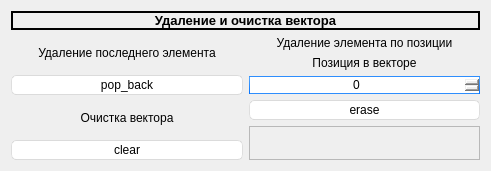
   <widget class="QWidget" name="">
    <property name="geometry">
     <rect>
      <x>11</x>
      <y>671</y>
      <width>491</width>
      <height>171</height>
     </rect>
    </property>
    <layout class="QVBoxLayout" name="verticalLayout_57">
     <item>
      <widget class="QLabel" name="label_29">
       <property name="sizePolicy">
        <sizepolicy hsizetype="Minimum" vsizetype="Fixed">
         <horstretch>0</horstretch>
         <verstretch>0</verstretch>
        </sizepolicy>
       </property>
       <property name="font">
        <font>
         <pointsize>10</pointsize>
         <weight>75</weight>
         <bold>true</bold>
        </font>
       </property>
       <property name="styleSheet">
        <string notr="true">QLabel {
	color: #000000;
}</string>
       </property>
       <property name="frameShape">
        <enum>QFrame::Box</enum>
       </property>
       <property name="lineWidth">
        <number>2</number>
       </property>
       <property name="text">
        <string>Удаление и очистка вектора</string>
       </property>
       <property name="alignment">
        <set>Qt::AlignCenter</set>
       </property>
      </widget>
     </item>
     <item>
      <layout class="QHBoxLayout" name="horizontalLayout_9">
       <item>
        <layout class="QVBoxLayout" name="verticalLayout_58">
         <item>
          <layout class="QVBoxLayout" name="verticalLayout_39">
           <item>
            <widget class="QLabel" name="label_12">
             <property name="font">
              <font>
               <pointsize>9</pointsize>
              </font>
             </property>
             <property name="styleSheet">
              <string notr="true">QLabel {
	color: #000000;
}</string>
             </property>
             <property name="text">
              <string>Удаление последнего элемента</string>
             </property>
             <property name="alignment">
              <set>Qt::AlignCenter</set>
             </property>
            </widget>
           </item>
           <item>
            <widget class="QPushButton" name="pushButton">
             <property name="styleSheet">
              <string notr="true">QPushButton{
	border-style: solid;
	border-top-color: qlineargradient(spread:pad, x1:0.5, y1:1, x2:0.5, y2:0, stop:0 rgb(215, 215, 215), stop:1 rgb(222, 222, 222));
	border-right-color: qlineargradient(spread:pad, x1:0, y1:0.5, x2:1, y2:0.5, stop:0 rgb(217, 217, 217), stop:1 rgb(227, 227, 227));
	border-left-color: qlineargradient(spread:pad, x1:0, y1:0.5, x2:1, y2:0.5, stop:0 rgb(227, 227, 227), stop:1 rgb(217, 217, 217));
	border-bottom-color: qlineargradient(spread:pad, x1:0.5, y1:1, x2:0.5, y2:0, stop:0 rgb(215, 215, 215), stop:1 rgb(222, 222, 222));
	border-width: 1px;
	border-radius: 5px;
	color: rgb(0,0,0);
	padding: 2px;
	background-color: rgb(255,255,255);
}
QPushButton::default{
	border-style: solid;
	border-top-color: qlineargradient(spread:pad, x1:0.5, y1:1, x2:0.5, y2:0, stop:0 rgb(215, 215, 215), stop:1 rgb(222, 222, 222));
	border-right-color: qlineargradient(spread:pad, x1:0, y1:0.5, x2:1, y2:0.5, stop:0 rgb(217, 217, 217), stop:1 rgb(227, 227, 227));
	border-left-color: qlineargradient(spread:pad, x1:0, y1:0.5, x2:1, y2:0.5, stop:0 rgb(227, 227, 227), stop:1 rgb(217, 217, 217));
	border-bottom-color: qlineargradient(spread:pad, x1:0.5, y1:1, x2:0.5, y2:0, stop:0 rgb(215, 215, 215), stop:1 rgb(222, 222, 222));
	border-width: 1px;
	border-radius: 5px;
	color: rgb(0,0,0);
	padding: 2px;
	background-color: rgb(255,255,255);
}
QPushButton:hover{
	border-style: solid;
	border-top-color: qlineargradient(spread:pad, x1:0.5, y1:1, x2:0.5, y2:0, stop:0 rgb(195, 195, 195), stop:1 rgb(222, 222, 222));
	border-right-color: qlineargradient(spread:pad, x1:0, y1:0.5, x2:1, y2:0.5, stop:0 rgb(197, 197, 197), stop:1 rgb(227, 227, 227));
	border-left-color: qlineargradient(spread:pad, x1:0, y1:0.5, x2:1, y2:0.5, stop:0 rgb(227, 227, 227), stop:1 rgb(197, 197, 197));
	border-bottom-color: qlineargradient(spread:pad, x1:0.5, y1:1, x2:0.5, y2:0, stop:0 rgb(195, 195, 195), stop:1 rgb(222, 222, 222));
	border-width: 1px;
	border-radius: 5px;
	color: rgb(0,0,0);
	padding: 2px;
	background-color: rgb(255,255,255);
}
QPushButton:pressed{
	border-style: solid;
	border-top-color: qlineargradient(spread:pad, x1:0.5, y1:1, x2:0.5, y2:0, stop:0 rgb(215, 215, 215), stop:1 rgb(222, 222, 222));
	border-right-color: qlineargradient(spread:pad, x1:0, y1:0.5, x2:1, y2:0.5, stop:0 rgb(217, 217, 217), stop:1 rgb(227, 227, 227));
	border-left-color: qlineargradient(spread:pad, x1:0, y1:0.5, x2:1, y2:0.5, stop:0 rgb(227, 227, 227), stop:1 rgb(217, 217, 217));
	border-bottom-color: qlineargradient(spread:pad, x1:0.5, y1:1, x2:0.5, y2:0, stop:0 rgb(215, 215, 215), stop:1 rgb(222, 222, 222));
	border-width: 1px;
	border-radius: 5px;
	color: rgb(0,0,0);
	padding: 2px;
	background-color: rgb(142,142,142);
}
QPushButton:disabled{
	border-style: solid;
	border-top-color: qlineargradient(spread:pad, x1:0.5, y1:1, x2:0.5, y2:0, stop:0 rgb(215, 215, 215), stop:1 rgb(222, 222, 222));
	border-right-color: qlineargradient(spread:pad, x1:0, y1:0.5, x2:1, y2:0.5, stop:0 rgb(217, 217, 217), stop:1 rgb(227, 227, 227));
	border-left-color: qlineargradient(spread:pad, x1:0, y1:0.5, x2:1, y2:0.5, stop:0 rgb(227, 227, 227), stop:1 rgb(217, 217, 217));
	border-bottom-color: qlineargradient(spread:pad, x1:0.5, y1:1, x2:0.5, y2:0, stop:0 rgb(215, 215, 215), stop:1 rgb(222, 222, 222));
	border-width: 1px;
	border-radius: 5px;
	color: #808086;
	padding: 2px;
	background-color: rgb(142,142,142);
}</string>
             </property>
             <property name="text">
              <string>pop_back</string>
             </property>
            </widget>
           </item>
          </layout>
         </item>
         <item>
          <layout class="QVBoxLayout" name="verticalLayout_55">
           <item>
            <widget class="QLabel" name="label_30">
             <property name="font">
              <font>
               <pointsize>9</pointsize>
              </font>
             </property>
             <property name="styleSheet">
              <string notr="true">QLabel {
	color: #000000;
}</string>
             </property>
             <property name="text">
              <string>Очистка вектора</string>
             </property>
             <property name="alignment">
              <set>Qt::AlignCenter</set>
             </property>
            </widget>
           </item>
           <item>
            <widget class="QPushButton" name="clear">
             <property name="styleSheet">
              <string notr="true">QPushButton{
	border-style: solid;
	border-top-color: qlineargradient(spread:pad, x1:0.5, y1:1, x2:0.5, y2:0, stop:0 rgb(215, 215, 215), stop:1 rgb(222, 222, 222));
	border-right-color: qlineargradient(spread:pad, x1:0, y1:0.5, x2:1, y2:0.5, stop:0 rgb(217, 217, 217), stop:1 rgb(227, 227, 227));
	border-left-color: qlineargradient(spread:pad, x1:0, y1:0.5, x2:1, y2:0.5, stop:0 rgb(227, 227, 227), stop:1 rgb(217, 217, 217));
	border-bottom-color: qlineargradient(spread:pad, x1:0.5, y1:1, x2:0.5, y2:0, stop:0 rgb(215, 215, 215), stop:1 rgb(222, 222, 222));
	border-width: 1px;
	border-radius: 5px;
	color: rgb(0,0,0);
	padding: 2px;
	background-color: rgb(255,255,255);
}
QPushButton::default{
	border-style: solid;
	border-top-color: qlineargradient(spread:pad, x1:0.5, y1:1, x2:0.5, y2:0, stop:0 rgb(215, 215, 215), stop:1 rgb(222, 222, 222));
	border-right-color: qlineargradient(spread:pad, x1:0, y1:0.5, x2:1, y2:0.5, stop:0 rgb(217, 217, 217), stop:1 rgb(227, 227, 227));
	border-left-color: qlineargradient(spread:pad, x1:0, y1:0.5, x2:1, y2:0.5, stop:0 rgb(227, 227, 227), stop:1 rgb(217, 217, 217));
	border-bottom-color: qlineargradient(spread:pad, x1:0.5, y1:1, x2:0.5, y2:0, stop:0 rgb(215, 215, 215), stop:1 rgb(222, 222, 222));
	border-width: 1px;
	border-radius: 5px;
	color: rgb(0,0,0);
	padding: 2px;
	background-color: rgb(255,255,255);
}
QPushButton:hover{
	border-style: solid;
	border-top-color: qlineargradient(spread:pad, x1:0.5, y1:1, x2:0.5, y2:0, stop:0 rgb(195, 195, 195), stop:1 rgb(222, 222, 222));
	border-right-color: qlineargradient(spread:pad, x1:0, y1:0.5, x2:1, y2:0.5, stop:0 rgb(197, 197, 197), stop:1 rgb(227, 227, 227));
	border-left-color: qlineargradient(spread:pad, x1:0, y1:0.5, x2:1, y2:0.5, stop:0 rgb(227, 227, 227), stop:1 rgb(197, 197, 197));
	border-bottom-color: qlineargradient(spread:pad, x1:0.5, y1:1, x2:0.5, y2:0, stop:0 rgb(195, 195, 195), stop:1 rgb(222, 222, 222));
	border-width: 1px;
	border-radius: 5px;
	color: rgb(0,0,0);
	padding: 2px;
	background-color: rgb(255,255,255);
}
QPushButton:pressed{
	border-style: solid;
	border-top-color: qlineargradient(spread:pad, x1:0.5, y1:1, x2:0.5, y2:0, stop:0 rgb(215, 215, 215), stop:1 rgb(222, 222, 222));
	border-right-color: qlineargradient(spread:pad, x1:0, y1:0.5, x2:1, y2:0.5, stop:0 rgb(217, 217, 217), stop:1 rgb(227, 227, 227));
	border-left-color: qlineargradient(spread:pad, x1:0, y1:0.5, x2:1, y2:0.5, stop:0 rgb(227, 227, 227), stop:1 rgb(217, 217, 217));
	border-bottom-color: qlineargradient(spread:pad, x1:0.5, y1:1, x2:0.5, y2:0, stop:0 rgb(215, 215, 215), stop:1 rgb(222, 222, 222));
	border-width: 1px;
	border-radius: 5px;
	color: rgb(0,0,0);
	padding: 2px;
	background-color: rgb(142,142,142);
}
QPushButton:disabled{
	border-style: solid;
	border-top-color: qlineargradient(spread:pad, x1:0.5, y1:1, x2:0.5, y2:0, stop:0 rgb(215, 215, 215), stop:1 rgb(222, 222, 222));
	border-right-color: qlineargradient(spread:pad, x1:0, y1:0.5, x2:1, y2:0.5, stop:0 rgb(217, 217, 217), stop:1 rgb(227, 227, 227));
	border-left-color: qlineargradient(spread:pad, x1:0, y1:0.5, x2:1, y2:0.5, stop:0 rgb(227, 227, 227), stop:1 rgb(217, 217, 217));
	border-bottom-color: qlineargradient(spread:pad, x1:0.5, y1:1, x2:0.5, y2:0, stop:0 rgb(215, 215, 215), stop:1 rgb(222, 222, 222));
	border-width: 1px;
	border-radius: 5px;
	color: #808086;
	padding: 2px;
	background-color: rgb(142,142,142);
}</string>
             </property>
             <property name="text">
              <string>clear</string>
             </property>
            </widget>
           </item>
          </layout>
         </item>
        </layout>
       </item>
       <item>
        <layout class="QVBoxLayout" name="verticalLayout_38">
         <item>
          <layout class="QVBoxLayout" name="verticalLayout_13">
           <item>
            <widget class="QLabel" name="label_38">
             <property name="font">
              <font>
               <pointsize>9</pointsize>
              </font>
             </property>
             <property name="styleSheet">
              <string notr="true">QLabel {
	color: #000000;
}</string>
             </property>
             <property name="text">
              <string>Удаление элемента по позиции</string>
             </property>
             <property name="alignment">
              <set>Qt::AlignCenter</set>
             </property>
            </widget>
           </item>
           <item>
            <widget class="QLabel" name="label_2">
             <property name="styleSheet">
              <string notr="true">QLabel {
	color: #000000;
}</string>
             </property>
             <property name="text">
              <string>Позиция в векторе</string>
             </property>
             <property name="alignment">
              <set>Qt::AlignCenter</set>
             </property>
            </widget>
           </item>
           <item>
            <layout class="QVBoxLayout" name="verticalLayout_9">
             <item>
              <widget class="QSpinBox" name="eraseSpin">
               <property name="styleSheet">
                <string notr="true">QSpinBox {
	border-style: solid;
	border-width: 1px;
	border-color: qlineargradient(spread:pad, x1:0.5, y1:1, x2:0.5, y2:0, stop:0 rgba(0, 113, 255, 255), stop:1 rgba(91, 171, 252, 255));
}</string>
               </property>
               <property name="alignment">
                <set>Qt::AlignCenter</set>
               </property>
              </widget>
             </item>
             <item>
              <widget class="QPushButton" name="erase">
               <property name="styleSheet">
                <string notr="true">QPushButton{
	border-style: solid;
	border-top-color: qlineargradient(spread:pad, x1:0.5, y1:1, x2:0.5, y2:0, stop:0 rgb(215, 215, 215), stop:1 rgb(222, 222, 222));
	border-right-color: qlineargradient(spread:pad, x1:0, y1:0.5, x2:1, y2:0.5, stop:0 rgb(217, 217, 217), stop:1 rgb(227, 227, 227));
	border-left-color: qlineargradient(spread:pad, x1:0, y1:0.5, x2:1, y2:0.5, stop:0 rgb(227, 227, 227), stop:1 rgb(217, 217, 217));
	border-bottom-color: qlineargradient(spread:pad, x1:0.5, y1:1, x2:0.5, y2:0, stop:0 rgb(215, 215, 215), stop:1 rgb(222, 222, 222));
	border-width: 1px;
	border-radius: 5px;
	color: rgb(0,0,0);
	padding: 2px;
	background-color: rgb(255,255,255);
}
QPushButton::default{
	border-style: solid;
	border-top-color: qlineargradient(spread:pad, x1:0.5, y1:1, x2:0.5, y2:0, stop:0 rgb(215, 215, 215), stop:1 rgb(222, 222, 222));
	border-right-color: qlineargradient(spread:pad, x1:0, y1:0.5, x2:1, y2:0.5, stop:0 rgb(217, 217, 217), stop:1 rgb(227, 227, 227));
	border-left-color: qlineargradient(spread:pad, x1:0, y1:0.5, x2:1, y2:0.5, stop:0 rgb(227, 227, 227), stop:1 rgb(217, 217, 217));
	border-bottom-color: qlineargradient(spread:pad, x1:0.5, y1:1, x2:0.5, y2:0, stop:0 rgb(215, 215, 215), stop:1 rgb(222, 222, 222));
	border-width: 1px;
	border-radius: 5px;
	color: rgb(0,0,0);
	padding: 2px;
	background-color: rgb(255,255,255);
}
QPushButton:hover{
	border-style: solid;
	border-top-color: qlineargradient(spread:pad, x1:0.5, y1:1, x2:0.5, y2:0, stop:0 rgb(195, 195, 195), stop:1 rgb(222, 222, 222));
	border-right-color: qlineargradient(spread:pad, x1:0, y1:0.5, x2:1, y2:0.5, stop:0 rgb(197, 197, 197), stop:1 rgb(227, 227, 227));
	border-left-color: qlineargradient(spread:pad, x1:0, y1:0.5, x2:1, y2:0.5, stop:0 rgb(227, 227, 227), stop:1 rgb(197, 197, 197));
	border-bottom-color: qlineargradient(spread:pad, x1:0.5, y1:1, x2:0.5, y2:0, stop:0 rgb(195, 195, 195), stop:1 rgb(222, 222, 222));
	border-width: 1px;
	border-radius: 5px;
	color: rgb(0,0,0);
	padding: 2px;
	background-color: rgb(255,255,255);
}
QPushButton:pressed{
	border-style: solid;
	border-top-color: qlineargradient(spread:pad, x1:0.5, y1:1, x2:0.5, y2:0, stop:0 rgb(215, 215, 215), stop:1 rgb(222, 222, 222));
	border-right-color: qlineargradient(spread:pad, x1:0, y1:0.5, x2:1, y2:0.5, stop:0 rgb(217, 217, 217), stop:1 rgb(227, 227, 227));
	border-left-color: qlineargradient(spread:pad, x1:0, y1:0.5, x2:1, y2:0.5, stop:0 rgb(227, 227, 227), stop:1 rgb(217, 217, 217));
	border-bottom-color: qlineargradient(spread:pad, x1:0.5, y1:1, x2:0.5, y2:0, stop:0 rgb(215, 215, 215), stop:1 rgb(222, 222, 222));
	border-width: 1px;
	border-radius: 5px;
	color: rgb(0,0,0);
	padding: 2px;
	background-color: rgb(142,142,142);
}
QPushButton:disabled{
	border-style: solid;
	border-top-color: qlineargradient(spread:pad, x1:0.5, y1:1, x2:0.5, y2:0, stop:0 rgb(215, 215, 215), stop:1 rgb(222, 222, 222));
	border-right-color: qlineargradient(spread:pad, x1:0, y1:0.5, x2:1, y2:0.5, stop:0 rgb(217, 217, 217), stop:1 rgb(227, 227, 227));
	border-left-color: qlineargradient(spread:pad, x1:0, y1:0.5, x2:1, y2:0.5, stop:0 rgb(227, 227, 227), stop:1 rgb(217, 217, 217));
	border-bottom-color: qlineargradient(spread:pad, x1:0.5, y1:1, x2:0.5, y2:0, stop:0 rgb(215, 215, 215), stop:1 rgb(222, 222, 222));
	border-width: 1px;
	border-radius: 5px;
	color: #808086;
	padding: 2px;
	background-color: rgb(142,142,142);
}</string>
               </property>
               <property name="text">
                <string>erase</string>
               </property>
              </widget>
             </item>
            </layout>
           </item>
          </layout>
         </item>
         <item>
          <widget class="QFrame" name="frame">
           <property name="frameShape">
            <enum>QFrame::StyledPanel</enum>
           </property>
           <property name="frameShadow">
            <enum>QFrame::Raised</enum>
           </property>
          </widget>
         </item>
        </layout>
       </item>
      </layout>
     </item>
    </layout>
   </widget>
